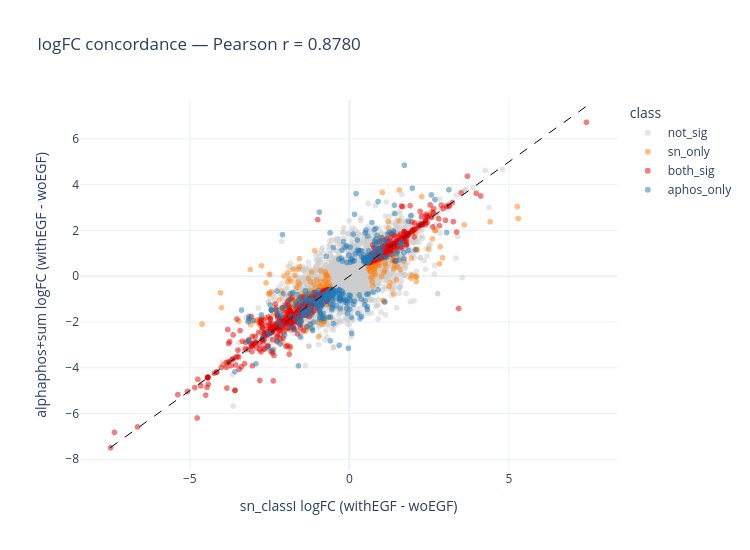
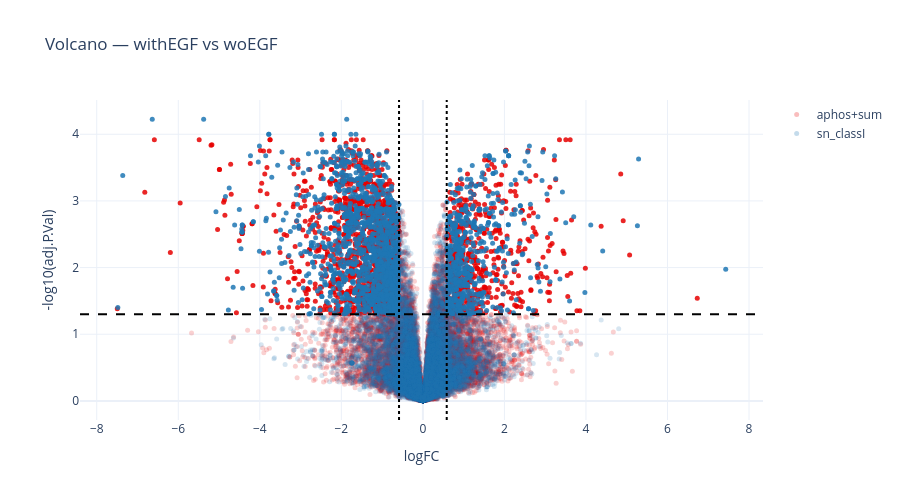

The cell these charts' notebook holds for them, in order:
### Code cell
import plotly.express as px
import plotly.graph_objects as go

# Mark each shared feature by joint significance class for color
def _class(row):
    is_a = row['adj.P.Val_aphos'] < 0.05 and abs(row['logFC_aphos']) > 0.585
    is_s = row['adj.P.Val_sn']    < 0.05 and abs(row['logFC_sn'])    > 0.585
    if is_a and is_s: return 'both_sig'
    if is_a:           return 'aphos_only'
    if is_s:           return 'sn_only'
    return 'not_sig'

lfc['class'] = lfc.apply(_class, axis=1)
print(lfc['class'].value_counts())

# 1) logFC vs logFC scatter
fig1 = px.scatter(
    lfc, x='logFC_sn', y='logFC_aphos', color='class',
    color_discrete_map={'both_sig': '#e60000', 'aphos_only': '#1f77b4',
                        'sn_only': '#ff7f0e',  'not_sig':   '#cccccc'},
    opacity=0.5,
    title=f'logFC concordance — Pearson r = {pear:.4f}',
    labels={'logFC_sn': 'sn_classI logFC (withEGF - woEGF)',
            'logFC_aphos': 'alphaphos+sum logFC (withEGF - woEGF)'},
    hover_data={'match_key': True, 'adj.P.Val_aphos': ':.3g', 'adj.P.Val_sn': ':.3g'},
)
mn, mx = float(lfc[['logFC_aphos','logFC_sn']].min().min()), float(lfc[['logFC_aphos','logFC_sn']].max().max())
fig1.add_shape(type='line', x0=mn, x1=mx, y0=mn, y1=mx, line=dict(dash='dash', color='black', width=1))
fig1.update_layout(height=550, width=750, template='plotly_white')
fig1.show()

# 2) Volcano for each version side-by-side
fig2 = go.Figure()
for label, df, color in [('aphos+sum', limma_aphos, '#e60000'), ('sn_classI', limma_sn, '#1f77b4')]:
    d = df.dropna(subset=['logFC', 'adj.P.Val']).copy()
    d['nlog10p'] = -np.log10(d['adj.P.Val'].clip(lower=1e-300))
    d['is_sig'] = d['significant']
    fig2.add_trace(go.Scatter(
        x=d['logFC'], y=d['nlog10p'],
        mode='markers', name=label,
        marker=dict(size=5, color=color,
                    opacity=np.where(d['is_sig'], 0.85, 0.18)),
        hovertext=d['feature'], hoverinfo='text+x+y',
    ))
fig2.add_hline(y=-np.log10(0.05), line_dash='dash', line_color='black')
fig2.add_vline(x=0.585,  line_dash='dot',  line_color='black')
fig2.add_vline(x=-0.585, line_dash='dot',  line_color='black')
fig2.update_layout(
    title='Volcano — withEGF vs woEGF', xaxis_title='logFC',
    yaxis_title='-log10(adj.P.Val)',
    height=500, width=900, template='plotly_white',
)
fig2.show()

### Figure 1 — Plotly figure (JSON) as saved in the notebook; plotly's stock layout.template omitted (floating-point values rounded to 4 significant figures; data arrays with more than 128 entries replaced by an {"elided": "..."} marker saying what was removed)
{"data": [{"customdata": {"elided": "13056x3 mixed values"}, "hovertemplate": "class=not_sig<br>sn_classI logFC (withEGF - woEGF)=%{x}<br>alphaphos+sum logFC (withEGF - woEGF)=%{y}<br>match_key=%{customdata[0]}<br>adj.P.Val_aphos=%{customdata[1]:.3g}<br>adj.P.Val_sn=%{customdata[2]:.3g}<extra></extra>", "legendgroup": "not_sig", "marker": {"color": "#cccccc", "opacity": 0.5, "symbol": "circle"}, "mode": "markers", "name": "not_sig", "showlegend": true, "type": "scattergl", "x": {"elided": "13056 float values"}, "xaxis": "x", "y": {"elided": "13056 float values"}, "yaxis": "y"}, {"customdata": {"elided": "339x3 mixed values"}, "hovertemplate": "class=sn_only<br>sn_classI logFC (withEGF - woEGF)=%{x}<br>alphaphos+sum logFC (withEGF - woEGF)=%{y}<br>match_key=%{customdata[0]}<br>adj.P.Val_aphos=%{customdata[1]:.3g}<br>adj.P.Val_sn=%{customdata[2]:.3g}<extra></extra>", "legendgroup": "sn_only", "marker": {"color": "#ff7f0e", "opacity": 0.5, "symbol": "circle"}, "mode": "markers", "name": "sn_only", "showlegend": true, "type": "scattergl", "x": {"elided": "339 float values"}, "xaxis": "x", "y": {"elided": "339 float values"}, "yaxis": "y"}, {"customdata": {"elided": "1548x3 mixed values"}, "hovertemplate": "class=both_sig<br>sn_classI logFC (withEGF - woEGF)=%{x}<br>alphaphos+sum logFC (withEGF - woEGF)=%{y}<br>match_key=%{customdata[0]}<br>adj.P.Val_aphos=%{customdata[1]:.3g}<br>adj.P.Val_sn=%{customdata[2]:.3g}<extra></extra>", "legendgroup": "both_sig", "marker": {"color": "#e60000", "opacity": 0.5, "symbol": "circle"}, "mode": "markers", "name": "both_sig", "showlegend": true, "type": "scattergl", "x": {"elided": "1548 float values"}, "xaxis": "x", "y": {"elided": "1548 float values"}, "yaxis": "y"}, {"customdata": {"elided": "338x3 mixed values"}, "hovertemplate": "class=aphos_only<br>sn_classI logFC (withEGF - woEGF)=%{x}<br>alphaphos+sum logFC (withEGF - woEGF)=%{y}<br>match_key=%{customdata[0]}<br>adj.P.Val_aphos=%{customdata[1]:.3g}<br>adj.P.Val_sn=%{customdata[2]:.3g}<extra></extra>", "legendgroup": "aphos_only", "marker": {"color": "#1f77b4", "opacity": 0.5, "symbol": "circle"}, "mode": "markers", "name": "aphos_only", "showlegend": true, "type": "scattergl", "x": {"elided": "338 float values"}, "xaxis": "x", "y": {"elided": "338 float values"}, "yaxis": "y"}], "layout": {"height": 550, "legend": {"title": {"text": "class"}, "tracegroupgap": 0}, "shapes": [{"line": {"color": "black", "dash": "dash", "width": 1}, "type": "line", "x0": -7.496, "x1": 7.429, "y0": -7.496, "y1": 7.429}], "title": {"text": "logFC concordance — Pearson r = 0.8780"}, "width": 750, "xaxis": {"anchor": "y", "domain": [0, 1], "title": {"text": "sn_classI logFC (withEGF - woEGF)"}}, "yaxis": {"anchor": "x", "domain": [0, 1], "title": {"text": "alphaphos+sum logFC (withEGF - woEGF)"}}}}

### Figure 2 — Plotly figure (JSON) as saved in the notebook; plotly's stock layout.template omitted (floating-point values rounded to 4 significant figures; data arrays with more than 128 entries replaced by an {"elided": "..."} marker saying what was removed)
{"data": [{"hoverinfo": "text+x+y", "hovertext": {"elided": "17615 str values"}, "marker": {"color": "#e60000", "opacity": {"elided": "17615 float values"}, "size": 5}, "mode": "markers", "name": "aphos+sum", "type": "scatter", "x": {"elided": "17615 float values"}, "y": {"elided": "17615 float values"}}, {"hoverinfo": "text+x+y", "hovertext": {"elided": "15557 str values"}, "marker": {"color": "#1f77b4", "opacity": {"elided": "15557 float values"}, "size": 5}, "mode": "markers", "name": "sn_classI", "type": "scatter", "x": {"elided": "15557 float values"}, "y": {"elided": "15557 float values"}}], "layout": {"height": 500, "shapes": [{"line": {"color": "black", "dash": "dash"}, "type": "line", "x0": 0, "x1": 1, "xref": "x domain", "y0": 1.301, "y1": 1.301, "yref": "y"}, {"line": {"color": "black", "dash": "dot"}, "type": "line", "x0": 0.585, "x1": 0.585, "xref": "x", "y0": 0, "y1": 1, "yref": "y domain"}, {"line": {"color": "black", "dash": "dot"}, "type": "line", "x0": -0.585, "x1": -0.585, "xref": "x", "y0": 0, "y1": 1, "yref": "y domain"}], "title": {"text": "Volcano — withEGF vs woEGF"}, "width": 900, "xaxis": {"title": {"text": "logFC"}}, "yaxis": {"title": {"text": "-log10(adj.P.Val)"}}}}
